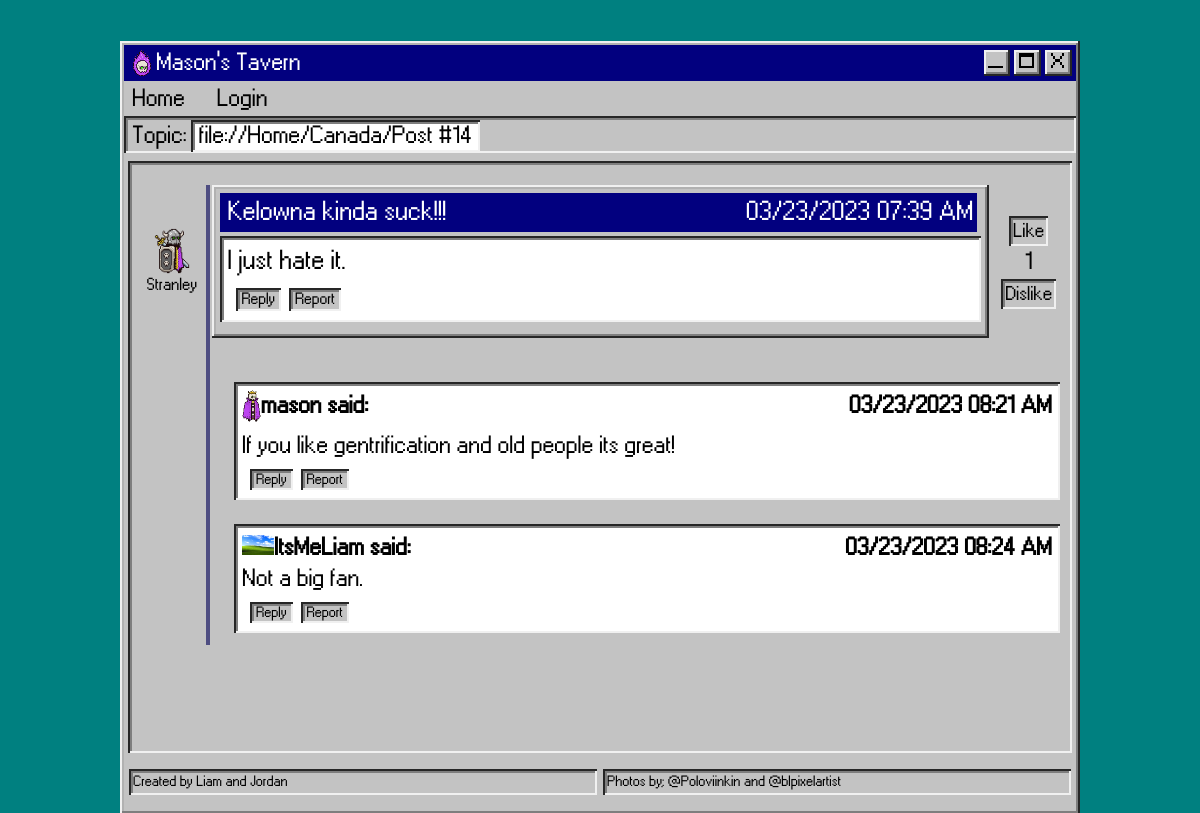
The page /ForumProject/post.php?post=14&topic=3 on the database its author committed.
### tables this page shows
CREATE TABLE `topics` (
  `topic_id` int NOT NULL,
  `topic_name` varchar(255) NOT NULL,
  `topic_img` varchar(40) NOT NULL,
  `topic_bio` text
);

CREATE TABLE `posts` (
  `post_id` int NOT NULL,
  `topic_id` int NOT NULL,
  `user_id` int NOT NULL,
  `content` text NOT NULL,
  `created_at` timestamp NOT NULL DEFAULT CURRENT_TIMESTAMP,
  `pinned` tinyint(1) NOT NULL DEFAULT '0',
  `score` double DEFAULT '0',
  `post_title` tinytext,
  `deleted` tinyint(1) NOT NULL DEFAULT '0',
  `tag` varchar(20) DEFAULT '[Discussion]'
);

CREATE TABLE `users` (
  `user_id` int NOT NULL,
  `username` varchar(255) NOT NULL,
  `PASSWORD` varchar(255) NOT NULL,
  `email` varchar(255) NOT NULL,
  `is_admin` tinyint(1) NOT NULL DEFAULT '0',
  `profile_pic` varchar(255) DEFAULT 'img/user/sword.png',
  `banned` tinyint(1) NOT NULL DEFAULT '0',
  `user_bio` varchar(120) DEFAULT 'Please be nice, I''m new.'
);

CREATE TABLE `replies` (
  `reply_id` int NOT NULL,
  `post_id` int NOT NULL,
  `user_id` int NOT NULL,
  `content` text NOT NULL,
  `parent_id` int DEFAULT NULL,
  `created_at` timestamp NOT NULL DEFAULT CURRENT_TIMESTAMP
);

### ForumProject/post.php (the view, shortened to what this page needs)
<!DOCTYPE html>
<html>
<head lang="en">
    <?php
    include "analyze.php";?>
    <link rel="stylesheet" href="css/general.css" />
    <link rel="stylesheet" href="css/specific-class.css" />
    <link rel="stylesheet" href="css/specific-id.css" />
    <link rel="stylesheet" href="css/global.css" />
</head>
<body>
    <div style="overflow:hidden;">
    </div>
    <div id="window" class="outerbox">
        <div id="topbar"><img src="img/mason.png" width="28px">
            <p class="header">Mason's Tavern</p>
            <span class="rowflex-utility-main"><a href="#" class="top-buttons"><img src="img/tasks/minimise.png"></a><a
                    href="#" class="top-buttons outerbox"><img src="img/tasks/fullscreen.png"></a><a href="#"
                    class="top-buttons outerbox" onclick="joke()">
                    <img src="img/tasks/close.png"></a></span>
        </div>
        <?php
        echo ("<nav><a href='home.php'>Home</a>");
        if(isset($_SESSION['logged'])&&isset($_SESSION['username'])&&isset($_SESSION['userpic'])){
            echo("<a  href='account.php?id=".$_SESSION['logged']."' id='logAccount' name=".$_SESSION['logged'].">Account</a><a  href='#' id='logout' onclick='logout()'>Logout</a>");
            if(isset($_SESSION['admin'])){
                if($_SESSION['admin']==true){
                    if(isset($_SESSION['adminVer'])){
                        if($_SESSION['adminVer']==$_SESSION['logged']){
                            echo "<a href=admin.php id='adminPortal'>Admin Tools</a>";
                            echo("<input type=hidden id='adminVer' value=".$_SESSION['logged']."></input>");
                        }
                    }else{
                    echo "<a href=# id='adminPortal' onclick='adminShow()'>Admin Tools</a>";}
                }}
            echo("<input type=hidden id='sessionUSERID' value=".$_SESSION['logged']."></input>");
            echo("<input type=hidden id='sessionUSERNAME' value=".$_SESSION['username']."></input>");
            echo("<input type=hidden id='sessionUSERPIC' value=".$_SESSION['userpic']."></input>");
        }else{
            echo("<a href='#' id='logAccount' onclick='loginShow()'>Login</a>");
        }
        ?>
        </nav>
        <div class="search innerbox">Topic:<span class="search innersearch innerbox">file://<a class="desktop"
                    href="home.php">Home/</a><?php
                            if(isset($_GET['post'])&&isset($_GET['topic'])){
                                $topicid=strip_tags($_GET['topic']);
                                $postid=strip_tags($_GET['post']);
                        $query = "SELECT topic_name FROM topics WHERE topic_id=?";
                        $sql = $connection->prepare($query);
                        $sql->bind_param("i",$topicid);
                        $sql->execute();
                        $result = $sql->get_result();
                        $row = $result->fetch_assoc();
                        echo "<a class='desktop' href=topic.php?id=".$topicid.">".ucfirst($row['topic_name'])."/</a><a href=# class='desktop'>Post #".$postid."</a>";
                    ?></span>
        </div>
        <div class='rectangles innerbox' id='main'>
            <div class='work' name=<?php echo $postid; ?>>
            <a href='#focuspost' class='thread-nav-main' title='Jump to main post'></a>
        <div class='post-block' id='focuspost'>
        <?php
            $query = "SELECT username,post_title,score,posts.created_at,content,profile_pic,users.user_id,post_id FROM posts JOIN users ON posts.user_id=users.user_id WHERE posts.post_id=?";
            $sql = $connection->prepare($query);
            $sql->bind_param("i",$postid);
            $sql->execute();
            $result = $sql->get_result();
            $row = $result->fetch_assoc();
            $date_time = new DateTime($row['created_at']);
            $date = date_format($date_time, "m/d/Y h:i A");
            $score = $row['score'];
            echo "<a href='account.php?id=".$row['user_id']."' class='colflex-center post-pic'><img class='post-image' src='".$row['profile_pic']."'><span id='mainUser'>".$row['username']."</span></a>";
            echo "<div class='outerbox posts-main'>";
            echo "<div class='post-top'><span class='post-title'>".$row['post_title']."</span><span>".$date."</span></div>";
            echo "<div class='innerbox posts-body'>";
            echo "<div class='post-content'>".$row['content']."</div>";
            if(isset($_SESSION['logged'])){
                echo "<span class='replyButton outerbox' id='buttonMain' onclick='reply(0)'>Reply</span><span class='replyButton outerbox' id='reportMain' onclick='createReport(this)' data-focus=\"post\" data-focusid='".$row['post_id']."' data-userid='".$row['user_id']."' data-username='".$row['username']."'>Report</span> </div>";
              }else echo "<span class='replyButton innerbox' id='buttonMain' onclick='loginShow()'>Reply</span><span class='replyButton innerbox' id='reportMain' onclick='loginShow()'>Report</span> </div>";
            echo "</div>";
            if(!isset($_SESSION['logged'])){
                echo("<div class='rating'><span class='ratebuttons-disabled'>Like</span></br><span>".$score."</span></br><span class='ratebuttons-disabled'>Dislike</span></div>");
                        }
                        echo "</div>";
                        echo "<ul class='replies' id='grandpa'>";
                $query="SELECT username, reply_id, content, created_at, profile_pic,users.user_id,banned FROM replies JOIN users ON replies.user_id=users.user_id WHERE post_id=? AND (parent_id IS NULL OR parent_id=0) ORDER BY created_at";
                $sql = $connection->prepare($query);
                $sql->bind_param("i",$postid);
                $sql->execute();
                $result = $sql->get_result();
                if (mysqli_num_rows($result) > 0) {
                    foreach($result as $row){
                        $date_time = new DateTime($row['created_at']);
                        $date = date_format($date_time, "m/d/Y h:i A");
                        echo "<li><ul id=".$row['reply_id']." class='replies'>";
                        echo "<div class='posts-reply'>";
                        echo "<div class='innerbox posts-body'>";
                        echo "<span style='font-weight:bold;'><a href='account.php?id=".$row['user_id']."'><img class='reply-image' alt='profile picture' src=".$row['profile_pic']."><span class='reply-username'>".$row['username']." said:</span></a>";
                        echo "<span class=reply-date>".$date."</span></span>";
                        echo "<div class='post-content'>".$row['content']."</div>";
                        if(isset($_SESSION['logged'])){
                          echo "<span class='replyButton outerbox' id='button".$row['reply_id']."' onclick='reply(".$row['reply_id'].")'>Reply</span>";
                            if($row['banned']==0){
                                echo "<span class='replyButton outerbox' id='report".$row['reply_id']."' onclick='createReport(this)' data-focus=\"reply\" data-focusid='".$row['reply_id']."' data-userid='".$row['user_id']."' data-username='".$row['username']."'>Report</span>";
                            }
                            if($_SESSION['logged']==$row['user_id']||isset($_SESSION['adminVer'])){
                               echo "<span class='replyButton outerbox' onclick='DelReply(".$row['reply_id'].")'>Delete</span>";
                            }
                          echo "</div>";
                        }else echo "<span class='replyButton innerbox' id='button".$row['reply_id']."' onclick='loginShow()'>Reply</span><span class='replyButton innerbox' id='report".$row['reply_id']."' onclick='loginShow()'>Report</span> </div>";
                        echo "</div><a href='#".$row['reply_id']."' class='thread-nav-reply'></a></ul></li>";
                    }
                }}else{echo "Oops! Error Occured!";}
                        ?>
                        </ul>
        </div>
            </div>
            <span class='rowflex-center footer-box'><span class="innerbox bottombox">Created by Liam and Jordan</span><span class="innerbox bottombox">Photos by; <a href='https://twitter.com/Poloviiinkin'>@Poloviinkin</a> and <a href='https://www.instagram.com/blpixelartist/'>@blpixelartist</a></span></span>
            </div>
</body>
</html>

### ForumProject/css/general.css (style rules this page uses)
a { text-decoration: none; color:inherit; }
body { font-family: "ms", Fallback, "Press Start 2P"; background: #008080; font-size: 3vmin; font-weight: normal; font-style: normal; }
nav { display: flex; flex-direction: row; align-items: flex-start; padding: 0px; gap: 16px; margin-left:4px; }
nav>a { color:black; font-style: normal; box-sizing: border-box; padding-left:8px; padding-right:8px; text-decoration: none; margin-top:2px; margin-bottom:2px; }
.outerbox { box-shadow: inset -2px -2px 0px #262626, inset 2px 2px 0px #F0F0F0, inset -4px -4px 0px #7E7E7E, inset 4px 4px 0px #B1B1B1; }
.innerbox { box-shadow: inset 2px 2px 0px #262626, inset -2px -2px 0px #F0F0F0, inset 4px 4px 0px #7E7E7E; }
.colflex-center { display:flex; justify-content:space-around; flex-direction:column; padding:5px; align-items:center; }
.rowflex-utility-main { display: flex; flex-direction: row; justify-content: flex-end; align-items: center; padding: 0px; gap: 4px; width: 100%; }
.bottombox { font-size:0.6em; margin:8px 0px; padding:4px; box-sizing: border-box; min-width:39vw; display:inline-block; }
.rowflex-center { display:flex; justify-content:center; flex-direction:row; align-items:center; gap:6px; margin:0px 16px; }
.ratebuttons-disabled { background-color: #C3C3C3; padding: 2px 4px; box-sizing: border-box; display: inline-block; font-size: 0.8em; box-shadow: inset 2px 2px 0px #262626, inset -2px -2px 0px #F0F0F0, inset 4px 4px 0px #7E7E7E; text-align: center; }
.rating { text-align: center; }
#postTitle, #post, .search, .topicSelect { font-size: inherit; font-family: 'ms'; background-color: white; }

### ForumProject/css/specific-class.css (style rules this page uses)
.search { background: #C3C3C3; margin-left: 4px; box-sizing: border-box; padding-left: 8px; padding-right: 8px; height: 1.5em; margin-right: 4px; }
.innersearch { display:inline-block; background:white; height:1.3em; margin-top:4px; min-width:30%; }
.header { color:white; position: relative; width: 330px; height: 30px; line-height: 30px; }
.desktop { text-decoration: none; color: black; }
.rectangles { background: white; margin: 0px 4px; box-sizing: border-box; padding-left: 8px; padding-right: 8px; height: 100%; width: 100%; }
.top-buttons { background-color: #C3C3C3; height: 1.1em; width: 1.1em; text-align: center; display: inline; line-height: 100%; padding-right: 2px; box-sizing: border-box; box-shadow: inset -2px -2px 0px #262626, inset 2px 2px 0px #F0F0F0, inset -4px -4px 0px #7E7E7E; }
.top-buttons img { max-width: 80%; height: auto; }
.posts-main { background-color: #C3C3C3; width:88%; max-width:88%; margin:12px 0 12px 0px; box-sizing: border-box; padding: 4px 4px 12px 4px; font-size:1.1em; }
.post-top { padding: 2px 4px 2px 8px; gap: 4px; position: relative; margin:4px 8px; margin-left:4px; color: white; display:flex; align-items: flex-start; justify-content: space-between; background: #02007F; height:auto; }
.posts-body { margin:4px 8px; margin-left:4px; background: white; box-sizing: border-box; padding:8px; height: 100%; width: 99%; }
.post-pic { font-size:0.7em; width:5%; }
.post-image { max-height:100px; max-width:100px; }
.reply-image { max-height:32px; max-width:32px; }
.post-pic img { width:80%; }
.post-title { max-width:70%; }
.post-block { align-items: center; display: flex; justify-content: left; gap:12px; margin: 12px 12px 12px 8px; }
.posts-reply { background-color: #C3C3C3; width:auto; box-sizing: border-box; padding: 4px 4px 12px 4px; position:relative; margin-left:4%; }
ul { list-style-type:none; }
.reply-username { vertical-align: top; }
.thread-nav-main { display: block; position: absolute; left: calc(4.5% + 28px); width: 4px; height: calc(100% - 16px); background-color: #4e4d81; background-clip: padding-box; z-index: 3; top: 12px; }
.replies { display:block; position:relative; }
.replies li { margin-left:-25px; }
.work { height:auto; position:relative; }
.reply-date { float:right; }
.replyButton { background-color: #C3C3C3; font-size:0.6em; padding:2px 6px; margin-left:8px; }
.footer-box { clear:both; }

### rows shown on the page
topics: topic_name "Canada"
posts: user.username "Stranley", post_title "Kelowna kinda suck!!!", created_at "03/23/2023 07:39 AM", content "I just hate it.", score "1"
replies: user.profile_pic (picture), user.username "mason", created_at "03/23/2023 08:21 AM", content "If you like gentrification and old people its great!"
replies: user.profile_pic (picture), user.username "ItsMeLiam", created_at "03/23/2023 08:24 AM", content "Not a big fan."

### other values the page prints
$postid "14"
